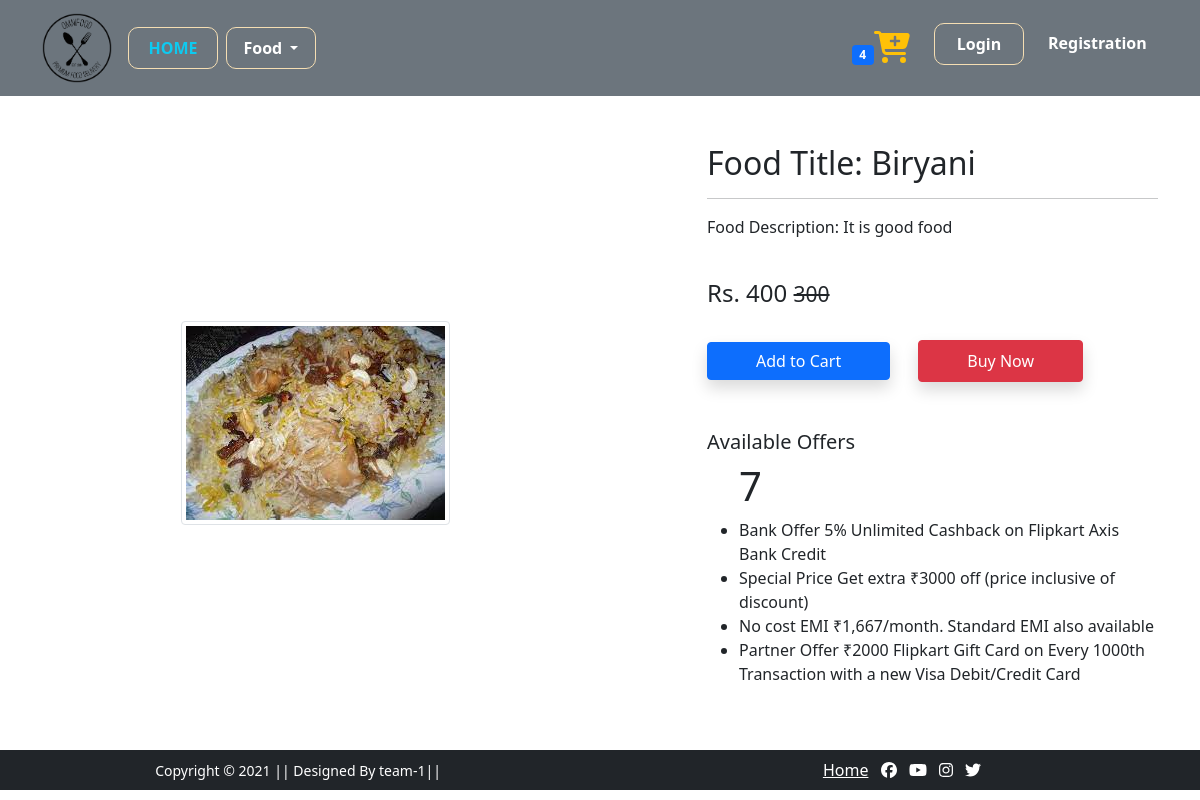
The page /product-detail/7 on the database its author committed.
### app/models.py (models this page shows, shortened)
class ResFood(models.Model):
    restaurent_id=models.ForeignKey(Restaurant,on_delete=models.CASCADE)
    food_title=models.CharField(max_length=55)
    description=models.CharField(max_length=200)
    food_price=models.IntegerField()
    dicount_price=models.IntegerField()
    category=models.CharField(choices=CATEGORY_CHOICES,max_length=2)
    food_image=models.ImageField(upload_to='Food_image')

### app/views.py (the view)
# urls.py: path('product-detail/<int:pk>', ProductViewDetail.as_view(), name='product-detail'),
class ProductViewDetail(View):
    def get(self,request,pk):
        product=ResFood.objects.get(pk=pk)
        return render(request,'food_about.html',{'food':product})

### app/templates/food_about.html (shortened to what this page needs)
{% extends 'base.html' %}
{% load static %}
{% block main-content %}
<div class="container my-5">
 <div class="row">
  <div class="col-sm-6 text-center align-self-center">
   <img src="{{food.food_image.url}}" alt="" class="img-fluid img-thumbnail">
  </div>
  <div class="col-sm-5 offset-sm-1">
   <h2>Food Title: {{food.food_title}}</h2>
   <hr>
   <p>Food Description: {{food.description}}</p> <br>
   <h4>Rs. {{food.food_price}} <small class="fw-light text-decoration-line-through">{{food.dicount_price}}</small></h4>
    <br>
    <form action="/addcart" class="d-inline">
        <button type="submit" class="btn btn-primary shadow px-5">Add to Cart</button>
    </form>
   <a href="#" class="btn btn-danger shadow px-5 py-2 ms-4">Buy Now</a>
   <h5 class="mt-5">Available Offers</h5>
   <ul>
       <h1>{{food.id}}</h1>
    <li>Bank Offer 5% Unlimited Cashback on Flipkart Axis Bank Credit</li>
    <li>Special Price Get extra ₹3000 off (price inclusive of discount)</li>
    <li>No cost EMI ₹1,667/month. Standard EMI also available</li>
    <li>Partner Offer ₹2000 Flipkart Gift Card on Every 1000th Transaction with a new Visa Debit/Credit Card</li>
   </ul>
  </div>
 </div>
</div>
{% endblock main-content %}

### app/static/css/style.css (style rules this page uses)
html { scroll-behavior: smooth; }

### rows shown on the page
ResFood: food_image (picture), food_title "Biryani", description "It is good food", food_price "400", dicount_price "300", id "7"
